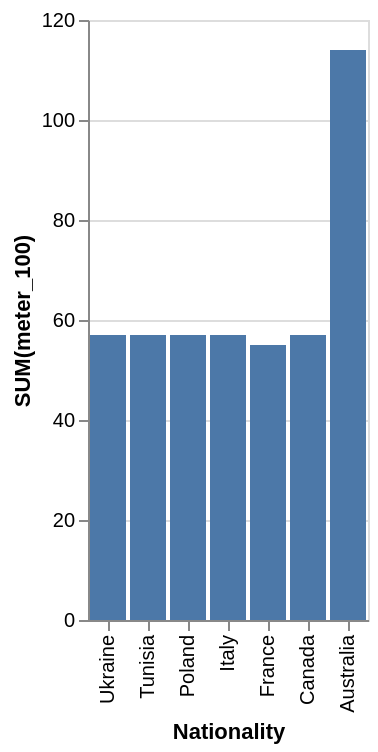

Specify this chart in Vega-Lite:
### Vega-Lite specification from a JSON file in a GitHub repository (floating-point values rounded to 4 significant figures)
{"data": {"values": [{"x_data": "Ukraine", "y_data": 57}, {"x_data": "Tunisia", "y_data": 57}, {"x_data": "Poland", "y_data": 57}, {"x_data": "Italy", "y_data": 57}, {"x_data": "France", "y_data": 55}, {"x_data": "Canada", "y_data": 57}, {"x_data": "Australia", "y_data": 114}]}, "mark": "bar", "encoding": {"x": {"field": "x_data", "type": "nominal", "title": "Nationality", "sort": "descending"}, "y": {"field": "y_data", "type": "quantitative", "title": "SUM(meter_100)"}}}
